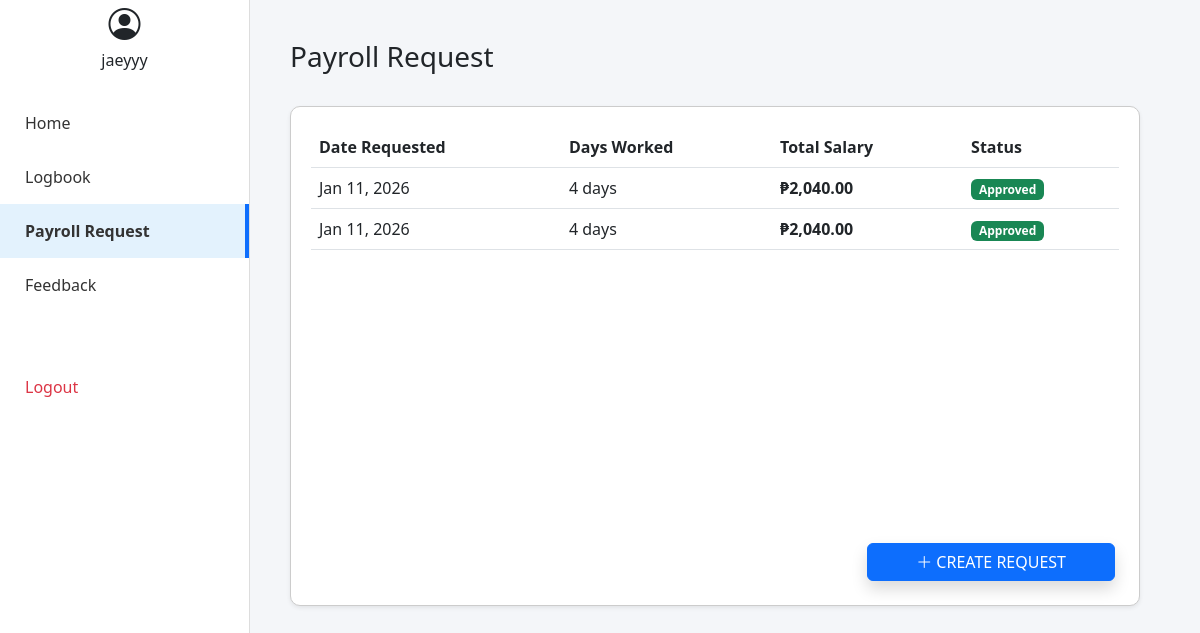
Screenshot of /User/payroll_request.php (signed in) with the database file from the repository.
### tables this page shows
CREATE TABLE `payroll_requests` (
  `id` int(11) NOT NULL,
  `username` varchar(50) NOT NULL,
  `firstname` varchar(100) NOT NULL,
  `lastname` varchar(100) NOT NULL,
  `role` varchar(100) NOT NULL,
  `work_type` varchar(100) DEFAULT NULL,
  `daily_rate` decimal(10,2) NOT NULL,
  `attendance_log` int(11) NOT NULL,
  `allowance` decimal(10,2) DEFAULT 0.00,
  `total_salary` decimal(10,2) NOT NULL,
  `status` varchar(20) DEFAULT 'Pending',
  `approved_by` varchar(100) DEFAULT NULL,
  `date_approved` date DEFAULT NULL,
  `created_at` timestamp NOT NULL DEFAULT current_timestamp()
);

### User/payroll_request.php (the view, shortened to what this page needs)
<?php
include '../includes/db.php';
$username = $_SESSION['username'];
?>
<!DOCTYPE html>
<html>
<head>
    <link href="https://cdn.jsdelivr.net/npm/bootstrap@5.3.0/dist/css/bootstrap.min.css" rel="stylesheet">
    <link rel="stylesheet" href="https://cdn.jsdelivr.net/npm/bootstrap-icons@1.10.0/font/bootstrap-icons.css">
</head>
<body>
<div class="sidebar">
	<div class="text-center mb-4"><i class="bi bi-person-circle fs-2"></i><br><?php echo $username; ?></div>
    <a href="#">Home</a>
    <a href="../user/user_dashboard.php">Logbook</a>
    <a href="../user/payroll_request.php" class="active">Payroll Request</a>
    <a href="../user/feedback.php">Feedback</a>
    <a href="../auth/logout.php" class="text-danger mt-5">Logout</a>
</div>
<div class="main-content">
    <div class="d-flex justify-content-between align-items-center mb-4">
        <h3>Payroll Request</h3>
    </div>
    <div class="request-card shadow-sm">
        <table class="table table-hover">
            <thead>
                <tr>
                    <th>Date Requested</th>
                    <th>Days Worked</th>
                    <th>Total Salary</th>
                    <th>Status</th>
                </tr>
            </thead>
            <tbody>
                <?php
                $requests = $conn->query("SELECT * FROM payroll_requests WHERE username = '$username' ORDER BY id DESC");
                while($row = $requests->fetch_assoc()): ?>
                    <tr>
                        <td><?php echo date('M d, Y', strtotime($row['created_at'])); ?></td>
                        <td><?php echo $row['attendance_log']; ?> days</td>
                        <td class="fw-bold">₱<?php echo number_format($row['total_salary'], 2); ?></td>
                        <td>
                            <span class="badge <?php echo ($row['status'] == 'Approved') ? 'bg-success' : 'bg-warning text-dark'; ?>">
                                <?php echo $row['status']; ?>
                            </span>
                        </td>
                    </tr>
                <?php endwhile; ?>
            </tbody>
        </table>
        <div class="position-absolute bottom-0 end-0 m-4">
            <button class="btn btn-primary px-5 shadow" data-bs-toggle="modal" data-bs-target="#requestModal">
                <i class="bi bi-plus-lg"></i> CREATE REQUEST
            </button>
        </div>
    </div>
</div>
</body>
</html>

### User/payroll_request.php (style rules this page uses)
body { background-color: #f4f6f9; }
.sidebar { height: 100vh; width: 250px; position: fixed; background: white; border-right: 1px solid #ddd; }
.sidebar a { padding: 15px 25px; text-decoration: none; color: #333; display: block; }
.sidebar a.active { background-color: #e3f2fd; font-weight: bold; border-right: 4px solid #0d6efd; }
.main-content { margin-right: 20px; margin-left: 250px; padding: 40px; }
.request-card { background: white; border-radius: 10px; min-height: 500px; padding: 20px; border: 1px solid #ccc; position: relative; }

### rows the page displays
payroll_requests: created_at "Jan 11, 2026", attendance_log "4", total_salary "2,040.00", status "Approved"
payroll_requests: created_at "Jan 11, 2026", attendance_log "4", total_salary "2,040.00", status "Approved"

### other values shown
$username "jaeyyy"
